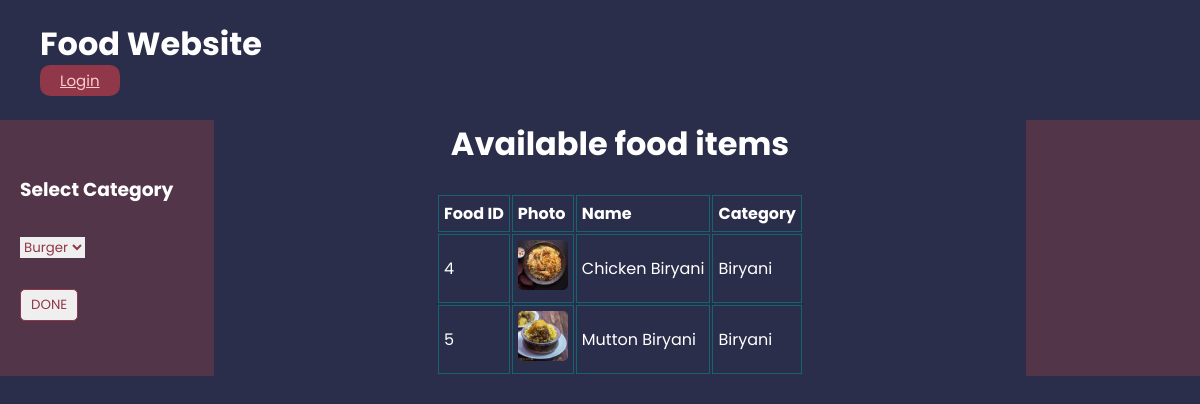
The page /index.php?cid=2 on the database its author committed.
### tables this page shows
CREATE TABLE `foodItems` (
  `f_id` int(10) NOT NULL,
  `f_name` varchar(20) NOT NULL,
  `c_id` int(10) NOT NULL,
  `f_image` longtext NOT NULL,
  `f_image_name` varchar(200) NOT NULL
);

CREATE TABLE `categories` (
  `c_id` int(10) NOT NULL,
  `c_name` varchar(50) NOT NULL,
  `status` varchar(10) NOT NULL
);

### index.php (the view, shortened to what this page needs)
<?php
    $con = mysqli_connect('localhost', 'root', '', 'demo1');
    $query1 = "select * from categories where status='active'";
    $result1 = mysqli_query($con, $query1);
    if(isset($_REQUEST['cid'])) {
        $query = "SELECT * FROM foodItems WHERE c_id = '" . $_REQUEST['cid'] . "'";
        $result = mysqli_query($con, $query);
    } else {
        $query = "SELECT * FROM foodItems";
        $result = mysqli_query($con, $query);
    }
?>
<!DOCTYPE html>
<html>
<head>
    <link rel="stylesheet" href="style.css">
</head>
<body>
<div class="container">
    <div class = "header-container">
        <div class="header">
            <div class="name-details">
                <h1>Food Website</h1>
            </div>
            <ul class="navbar">
                <li><a href="login.php"> Login</a></li>
            </ul>
        </div>
    </div>
        <div class="content">
            <div class="left-side">
                <h3>Select Category</h3>
                <form method="post" action="">
                    <select name="categories" id="categories">
                        <?php
                        while($fetch1 = mysqli_fetch_object($result1)) {
                        ?>
                            <option
                            value="<?php echo $fetch1->c_id; ?>"
                            selected="<?php echo ($_REQUEST['cid'] == $fetch1->c_id); ?>"
                            >
                                <?php echo $fetch1->c_name; ?>
                            </option>
                        <?php
                        }
                        ?>
                    </select>
                    <br>
                    <input type="submit" name="done" value="DONE">
                </form>
            </div>
            <div class="middle">
                <h1>Available food items</h1>
                <br>
                <table>
                    <tr>
                        <td> <b> Food ID  </b> </td>
                        <td> <b> Photo        </b> </td>
                        <td> <b> Name         </b> </td>
                        <td> <b> Category   </b> </td>
                    </tr>
                    <?php while($fetch = mysqli_fetch_object($result)) { ?>
                    <tr>
                        <td> <?php echo $fetch->f_id; ?> </td>
                        <td>
                            <img
                            src="admin-panel/user_modules/user_images/<?php echo $fetch->f_image_name; ?>"
                            width=50
                            height=50>
                        </td>
                        <td> <?php echo $fetch->f_name; ?> </td>
                        <?php
                            $query1 = "select c_name from categories where c_id = '" . $fetch->c_id . "'";
                            $result1 = mysqli_query($con, $query1);
                            $fetch1 = mysqli_fetch_object($result1);
                        ?>
                        <td> <?php echo $fetch1->c_name; ?> </td>
                    </tr>
                    <?php } ?>
                </table>
            </div>
            <div class="right-side"></div>
        </div>
    </div>
</body>
</html>

### style.css (style rules this page uses)
:root { --brightRed: #e84545; --deepRedLowOpac: #903749; --purpleBackground: #2b2e4a; --lightRed: #ffcccb; --lightCyan: #e0ffff; }
* { margin: 0; border: 0; color: #fff; font-family: 'Poppins', sans-serif; }
a { color: var(--lightRed); }
td { border: 1px solid rgba(0, 153, 153, 0.5); padding: 5px; }
.container { display: flex; flex-direction: column; min-height: 100vh; background: var(--purpleBackground); }
.header-container { display: flex; flex-direction: row; height: 120px; }
img { border-radius: 10%; }
input, select, textarea { color: var(--deepRedLowOpac); }
input[type=submit] { padding: 5px 10px; color: var(--deepRedLowOpac); background: ; border: 1px solid var(--deepRedLowOpac); cursor: pointer; -webkit-border-radius: 5px; border-radius: 5px; margin-top: 30px; }
.header { width: 85%; display: flex; flex-direction: column; }
.name-details { display: flex; height: 70px; justify-content: flex-start; align-items: center; padding: 20px 0 0 40px; }
.navbar { display: flex; flex-direction: row; list-style: none; height: 100px; }
.navbar li a { margin-right: 10px; padding: 5px 20px; font-size: 15px; background: var(--deepRedLowOpac); border-radius: 10px; }
.content { display: flex; flex-direction: row; width: 100vw; padding-bottom: 30px; }
h3 { margin-bottom: 30px; }
.left-side { display: flex; flex-direction: column; background: #53354a; width: 15%; align-items: flex-start; justify-content: center; padding: 20px; }
.right-side { display: flex; background: #53354a; width: 15%; align-items: center; justify-content: center; }
.middle { display: flex; flex-direction: column; width: 70%; align-items: center; justify-content: center; }

### rows shown on the page
fooditems: f_id "4", f_image_name (picture), f_name "Chicken Biryani", c.c_name "Biryani"
fooditems: f_id "5", f_image_name (picture), f_name "Mutton Biryani", c.c_name "Biryani"

### other values the page prints
form field categories "Burger"
